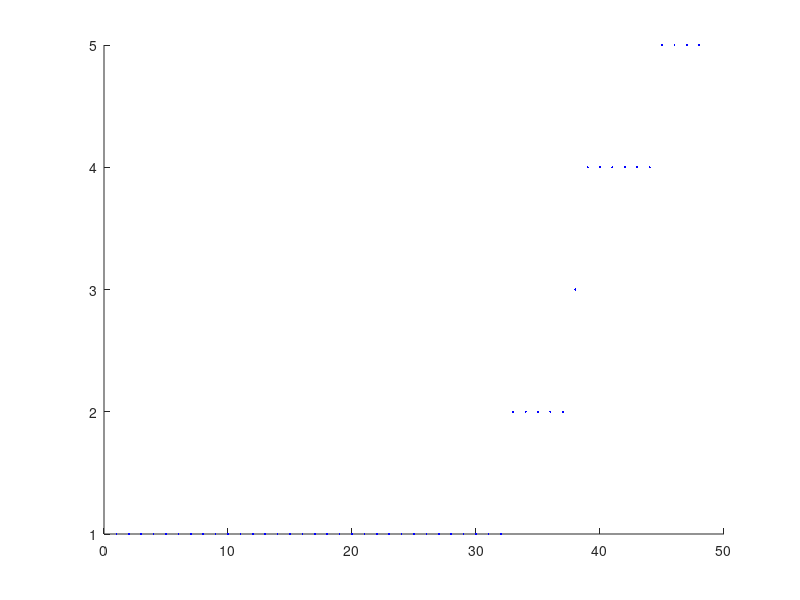

Source code (MATLAB):
%Stochastic / Random disease outbreak simulation in a city
clear all

hold on
for i = 1:1
    i
    Stot = 10000;
    S = Stot;
    I = 1;
    for t = 1:1:24*2 %each step one hour
        if S > 0
            M = 0; %M is number of meetings with healthy people that occured in 1 hour totally
            meetings_tot = 0;
            %the number of total meetings is rounded, abs, normally distributed
            %with mean 6 and stdev 2. how many of this meetings happen with healthy
            %is hypergeometrically distributed. how many of those meetings will end
            %in an infection is binomial distributed.  
            for i = 1:I
                meetings_tot = meetings_tot + round(abs(randn*2+2)); %this consumes allmost no time
                %calculate normaldistribution of meeting counters
                %then with this calculate hypergeometric distributed randomnumber of
                %meetings with healthy.
            end
            if meetings_tot == 0
                M = 0;
            else
                M = round(binornd(meetings_tot,S/Stot)); %this consumes much time
            end
            if M > S
                M = S;
            end
            dI = binornd(M,0.05);
            I = I+dI;
            S = S-dI;
        end
        plot(t,I,'.b','MarkerSize',5)
        %plot(t,S,'.r')
    end
end
hold off


%as it seems 10x hypergeometric distributed randomvariables added is the
%same as: hygernd(10*,10*,10*)